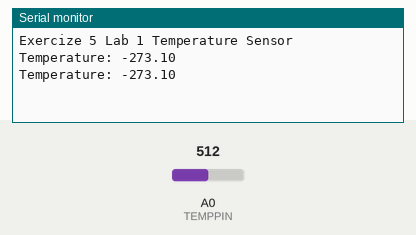
Simulated run of this sketch. Board: Arduino Uno, built with avr-gcc and run on an emulated ATmega328P. Shown: the last lines printed to the serial monitor. The inputs (shaded band) are chosen by the test bench; at power-on: A0 (TEMPPIN) = 512.

Above: at 10.8 s.
10.9 s: A0 (TEMPPIN) set to 0
At 21.0 s:
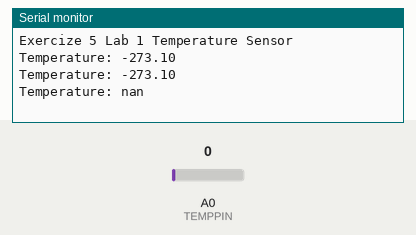
21.5 s: A0 (TEMPPIN) set to 511
At 31.1 s:
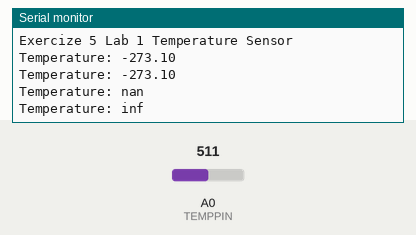

Measured:
- after the input at 10.9 s, the serial monitor: prints a new line after 9.1 s (image 1)
- after the input at 21.5 s, the serial monitor: prints a new line after 8.5 s (image 2)

The sketch:

temperature.ino
```cpp
//Exercise 5 Lab 1: Temperature Sensor
int RLED= 2;
int YLED= 3;
int PIRPIN= 7;
int FANPIN= A1; //15
int TEMPPIN = A0; //14
const int B=4275;
const long int R0=100000;
const int T0= 25;

void setup() {
  Serial.begin(9600);
  while(!Serial);
  Serial.println("Exercize 5 Lab 1 Temperature Sensor");
  pinMode(TEMPPIN, INPUT);
}

void loop() {
  int n= analogRead(TEMPPIN); //Read the voltage from the sensor
  double R= (1023/n -1)*R0; //R1=R0 from the data in the slides
  double T= 1/(log(R/R0)/B + 1/T0) -273.1;
  Serial.print("Temperature: ");
  Serial.println(T);
  delay(10000); //10 seconds
}
```
